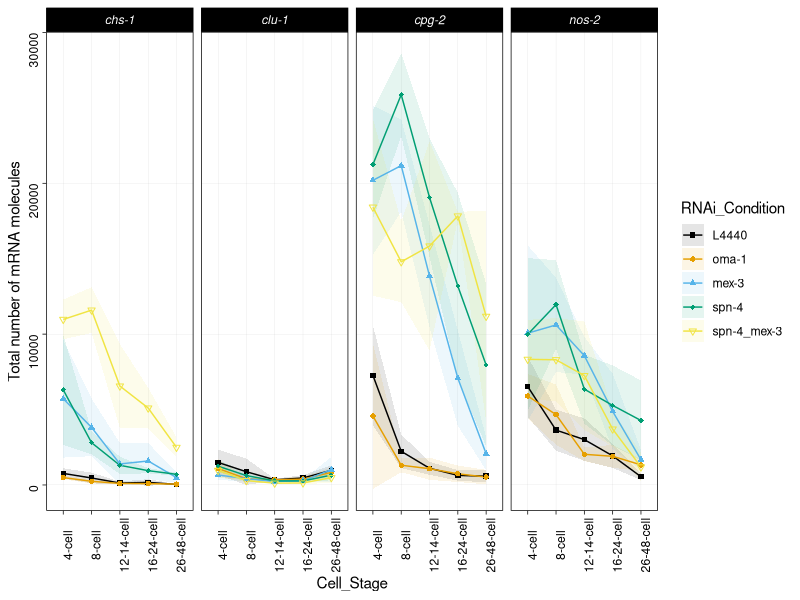
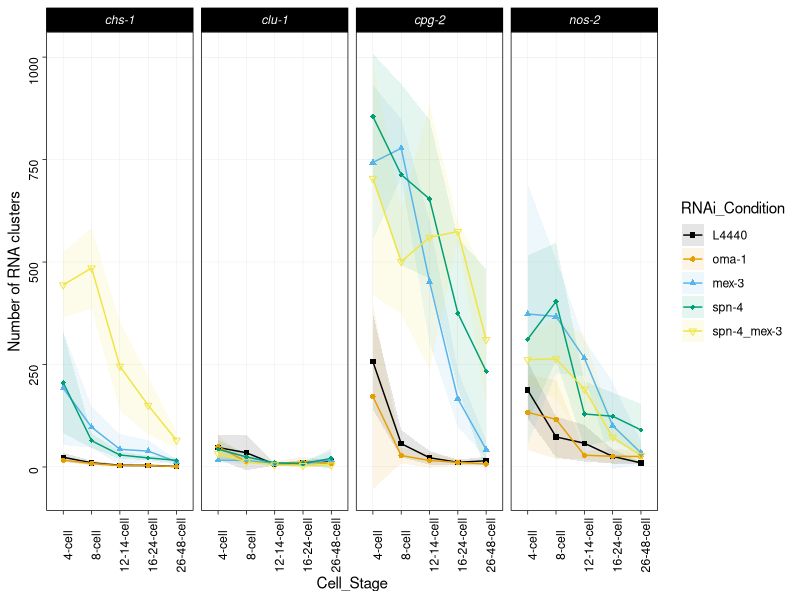
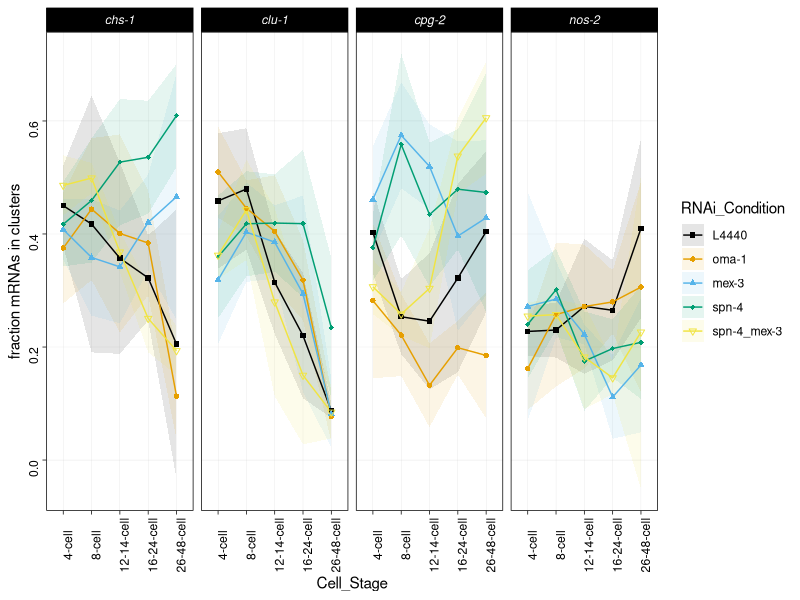
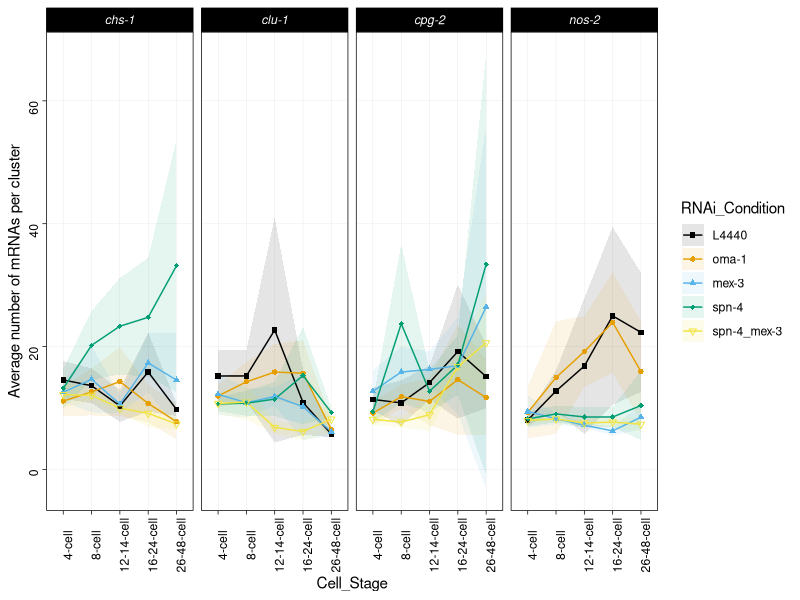
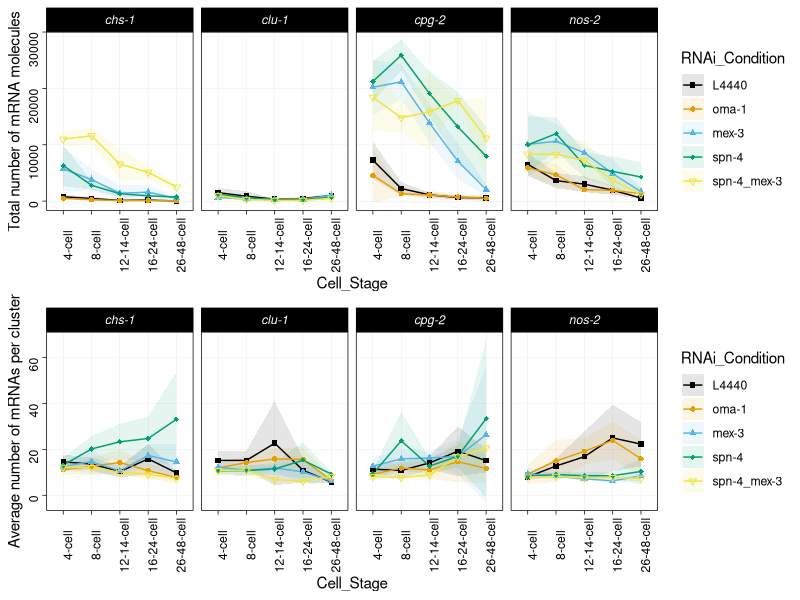
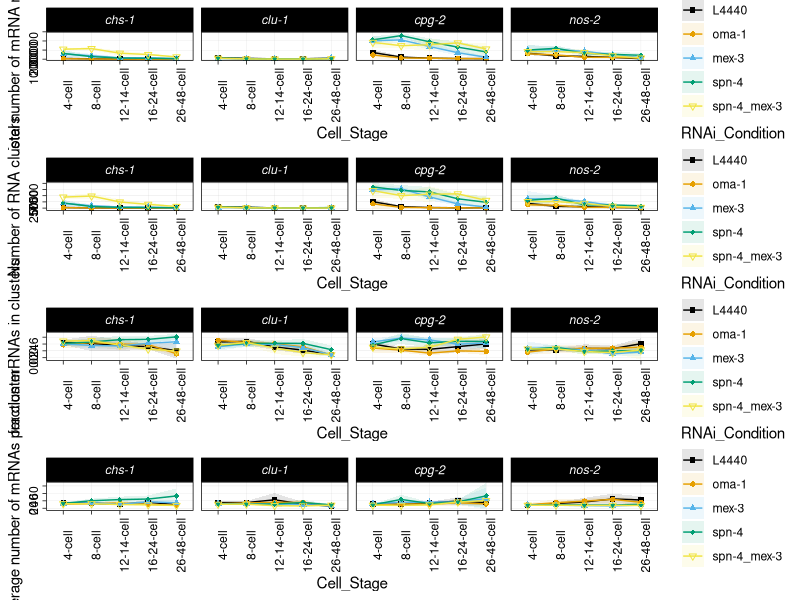

Generate these figures, in order, with R: (Note: this script raises an error after producing the figures.)
## ---- chunk 1

print("script initiated on", quote = FALSE)
Sys.time()

#loading packages
library(dplyr)
library(ggplot2)
library(ggthemes)
library(gridExtra)
library(tidyr)

## ---- chunk 2

# import the data
quantTable <- read.table(file = "../1_input/figure5_sourcedata1_191101.txt", header = TRUE) 

# re-order the factors
quantTable$Cell_Stage <- factor(quantTable$Cell_Stage, levels = c("4-cell", "8-cell", "12-14-cell", "16-24-cell", "26-48-cell"))

## ---- chunk 3
dim(quantTable)
head(quantTable)
str(quantTable)

## ---- chunk 4

#Filter out pie-1 values
noPie <- filter(quantTable, RNAi_Condition != "pie-1")

#Reset the order of factors for RNAi conditions
noPie$RNAi_Condition <- factor(noPie$RNAi_Condition, levels = c("L4440", "oma-1", "mex-3", "spn-4", "spn-4_mex-3"))
## ---- chunk 5
# Make a function to summarize the data
data_summary <- function(data, varname, groupnames){
  require(plyr)
  summary_func <- function(x, col){
    c(mean = mean(x[[col]], na.rm=TRUE),
      sd = sd(x[[col]], na.rm=TRUE))
  }
  data_sum<-ddply(data, groupnames, .fun=summary_func,
                  varname)
  data_sum <- rename(data_sum, c("mean" = varname))
 return(data_sum)
}

# median relative
data_summarylog <- function(data, varname, groupnames){
  require(plyr)
  summary_func <- function(x, col){
    c(median = log(median(x[[col]], na.rm=TRUE),10),
      sd = sd(log(x[[col]],10), na.rm=TRUE))
  }
  data_sum<-ddply(data, groupnames, .fun=summary_func,
                  varname)
  data_sum <- rename(data_sum, c("median" = varname))
  data_sum[is.na(data_sum)] <- 0
 return(data_sum)
}


# Make a plotting function
# Make a function to plot the data
# plotStats(dataset, varname, titleY)
#    dataset <- this is a dataset in the form produced by 'data_summary'
#    varname <- this corresponds to a colname in 'dataset'
#    titleY  <- this is a title for the Y axis of the plot
plotStats <- function(dataset, varname, titleY){
  ggplot(dataset, aes(x=Cell_Stage, y=varname, group=RNAi_Condition, color=RNAi_Condition, shape = RNAi_Condition))+ 
  geom_ribbon(aes(ymin=varname-sd, ymax=varname+sd, fill = RNAi_Condition), alpha=0.1, linetype = 0) +
  facet_grid(. ~ Transcript , scales = "free_y") +
  labs(y = titleY) +
  geom_line() + geom_point() +
  theme_linedraw() +
  scale_colour_colorblind() +
  scale_fill_colorblind() +
  scale_shape_manual(values=c(15, 16, 17, 18, 6)) +
  theme(strip.text = element_text(face = "italic"), 
        panel.grid.minor = element_blank(), 
        panel.grid.major = element_line(colour = "grey"), 
        axis.text.y = element_text(angle=90), 
        axis.text.x = element_text(angle=90))
}


## ---- chunk 6

#Summarize the data for Number of RNAs
noPiel_summ_total_RNA <- data_summary(noPie, varname="Total_No_RNA", 
                    groupnames=c("Transcript", "RNAi_Condition", "Cell_Stage"))

# plot number of RNA molecules by transcript type
p_rnaTot <- plotStats(noPiel_summ_total_RNA, noPiel_summ_total_RNA$Total_No_RNA, "Total number of mRNA molecules")

p_rnaTot

## ---- chunk 7


#Summarize the data for Number of clusters
noPiel_total_clusters <- data_summary(noPie, varname="No_RNA_clusters", 
                    groupnames=c("Transcript", "RNAi_Condition", "Cell_Stage"))

# plot number of clusters by transcript type 

p_clustTot <- plotStats(noPiel_total_clusters, noPiel_total_clusters$No_RNA_clusters, "Number of RNA clusters")

p_clustTot 

## ---- chunk 8

noPie <- noPie %>%
  mutate(fraction2 = No_RNA_in_clusters/Total_No_RNA)

#Summarize the data for Fraction of mRNAs in clusters
noPiel_fraction_inclusters <- data_summary(noPie, varname="fraction2", 
                    groupnames=c("Transcript", "RNAi_Condition", "Cell_Stage"))

# plot number of RNA molecules by transcript type
p_fraction <- plotStats(noPiel_fraction_inclusters, noPiel_fraction_inclusters$fraction2, "fraction mRNAs in clusters")

p_fraction

quantTable <- quantTable %>%
  mutate(fraction2 = No_RNA_in_clusters/Total_No_RNA)


## ---- chunk 9

#Summarize the data for Average mRNA molecules per cluster
noPie_Average_mR_per_C <- data_summary(noPie, varname="Average_No_RNA_per_Cluster", 
                    groupnames=c("Transcript", "RNAi_Condition", "Cell_Stage"))

# plot Average mRNA molecules per cluster by transcript type

p_Average <- plotStats(noPie_Average_mR_per_C, noPie_Average_mR_per_C$Average_No_RNA_per_Cluster, "Average number of mRNAs per cluster")

p_Average 

## ---- chunk 10
#Set date
date <- format(Sys.time(), "%y%m%d")
#set filename
filename <- paste("../3_output/", date, "_output_plots_Fig5c.pdf", sep = "")

#export pdf
pdf(file = filename, width = 8, height = 6)
grid.arrange(p_rnaTot, p_Average, ncol = 1)
dev.off()
dev.off()

#Report
print("The following output plot was saved: ", quote = FALSE)
print(filename, quote = FALSE)

## ---- chunk 11
#Set date
date <- format(Sys.time(), "%y%m%d")
#set filename
filename <- paste("../3_output/", date, "_output_plots_SuppFig5.pdf", sep = "")

#export pdf
pdf(file = filename, width = 8, height = 12)
grid.arrange(p_rnaTot, p_clustTot, p_fraction, p_Average, ncol = 1)
dev.off()
dev.off()

#Report
print("The following output plot was saved: ", quote = FALSE)
print(filename, quote = FALSE)

## ---- chunk 12

t.testdiffs_molecules <- function(data, transcript, RBP){
  # select transcript & RBP
  transcript_quantTable <- data%>%
    filter(Transcript == transcript) %>%
    filter(RNAi_Condition == "L4440" | RNAi_Condition == RBP)
  
  #Adjust factor levels
  transcript_quantTable$RNAi_Condition <- factor(transcript_quantTable$RNAi_Condition, levels = c("L4440", RBP))
  
  # summarize transcript-specific data
  transcript_SummaryTable <- transcript_quantTable%>%
    dplyr::group_by(Cell_Stage, RNAi_Condition) %>%
    dplyr::summarize(value = list(Total_No_RNA)) %>%
    spread(RNAi_Condition, value)
  
  # Perform t-tests
  transcript_pvalues <- data.frame()

  for (i in 1:5){
  transcript_pvalues[i,1] <- t.test(transcript_SummaryTable[[i,2]], transcript_SummaryTable[[i,3]])$p.value
    rownames(transcript_pvalues)[i] <- as.character(transcript_SummaryTable$Cell_Stage[i])
  }
  colnames(transcript_pvalues) <- c("p.value")
  
  # Perform multiple test corrections using the Benjamini Hochberg method
  transcript_pvalues <- cbind(transcript_pvalues, BH_padjust = p.adjust(transcript_pvalues$p.value, method = "BH"))

  # Report p values
  return(transcript_pvalues)
}

t.testdiffs_clusters <- function(data, transcript, RBP){
  # select transcript & RBP
  transcript_quantTable <- data%>%
    filter(Transcript == transcript) %>%
    filter(RNAi_Condition == "L4440" | RNAi_Condition == RBP)
  
  #Adjust factor levels
  transcript_quantTable$RNAi_Condition <- factor(transcript_quantTable$RNAi_Condition, levels = c("L4440", RBP))
  
  # summarize transcript-specific data
  transcript_SummaryTable <- transcript_quantTable%>%
    dplyr::group_by(Cell_Stage, RNAi_Condition) %>%
    dplyr::summarize(value = list(No_RNA_clusters)) %>%
    spread(RNAi_Condition, value)
  
  # Perform t-tests
  transcript_pvalues <- data.frame()

  for (i in 1:5){
  transcript_pvalues[i,1] <- t.test(transcript_SummaryTable[[i,2]], transcript_SummaryTable[[i,3]])$p.value
    rownames(transcript_pvalues)[i] <- as.character(transcript_SummaryTable$Cell_Stage[i])
  }
  colnames(transcript_pvalues) <- c("p.value")
  
  # Perform multiple test corrections using the Benjamini Hochberg method
  transcript_pvalues <- cbind(transcript_pvalues, BH_padjust = p.adjust(transcript_pvalues$p.value, method = "BH"))

  # Report p values
  return(transcript_pvalues)
}


t.testdiffs_fraction <- function(data, transcript, RBP){
  # select transcript & RBP
  transcript_quantTable <- data%>%
    filter(Transcript == transcript) %>%
    filter(RNAi_Condition == "L4440" | RNAi_Condition == RBP)
  
  #Adjust factor levels
  transcript_quantTable$RNAi_Condition <- factor(transcript_quantTable$RNAi_Condition, levels = c("L4440", RBP))
  
  # summarize transcript-specific data
  transcript_SummaryTable <- transcript_quantTable%>%
    dplyr::group_by(Cell_Stage, RNAi_Condition) %>%
    dplyr::summarize(value = list(fraction_RNA_in_clusters)) %>%
    spread(RNAi_Condition, value)
  
  # Perform t-tests
  transcript_pvalues <- data.frame()

  for (i in 1:5){
  transcript_pvalues[i,1] <- t.test(transcript_SummaryTable[[i,2]], transcript_SummaryTable[[i,3]])$p.value
    rownames(transcript_pvalues)[i] <- as.character(transcript_SummaryTable$Cell_Stage[i])
  }
  colnames(transcript_pvalues) <- c("p.value")
  
  # Perform multiple test corrections using the Benjamini Hochberg method
  transcript_pvalues <- cbind(transcript_pvalues, BH_padjust = p.adjust(transcript_pvalues$p.value, method = "BH"))

  # Report p values
  return(transcript_pvalues)
}


t.testdiffs_avg <- function(data, transcript, RBP){
  # select transcript & RBP
  transcript_quantTable <- data%>%
    filter(Transcript == transcript) %>%
    filter(RNAi_Condition == "L4440" | RNAi_Condition == RBP)
  
  #Adjust factor levels
  transcript_quantTable$RNAi_Condition <- factor(transcript_quantTable$RNAi_Condition, levels = c("L4440", RBP))
  
  # summarize transcript-specific data
  transcript_SummaryTable <- transcript_quantTable%>%
    dplyr::group_by(Cell_Stage, RNAi_Condition) %>%
    dplyr::summarize(value = list(Average_No_RNA_per_Cluster)) %>%
    spread(RNAi_Condition, value)
  
  # Perform t-tests
  transcript_pvalues <- data.frame()

  for (i in 1:5){
  transcript_pvalues[i,1] <- t.test(transcript_SummaryTable[[i,2]], transcript_SummaryTable[[i,3]])$p.value
    rownames(transcript_pvalues)[i] <- as.character(transcript_SummaryTable$Cell_Stage[i])
  }
  colnames(transcript_pvalues) <- c("p.value")
  
  # Perform multiple test corrections using the Benjamini Hochberg method
  transcript_pvalues <- cbind(transcript_pvalues, BH_padjust = p.adjust(transcript_pvalues$p.value, method = "BH"))

  # Report p values
  return(transcript_pvalues)
}


## ---- chunk 13
#### MOLECULES #####

## Test molecules p-values for chs-1
chs1_molecules_pvals <- lapply(c("oma-1", "mex-3", "spn-4", "spn-4_mex-3"), 
                               function(x) {t.testdiffs_molecules(quantTable, "chs-1", x)})
names(chs1_molecules_pvals) <- c("oma-1", "mex-3", "spn-4", "spn-4_mex-3")
print("number of molecules = chs-1")
print(chs1_molecules_pvals)

# p <- chs1_molecules_pvals[[4]][[2]]
# (0.05 < p )
# (0.005 < p )
# (0.0005 < p )
# (0.00005 < p )
# (0.000005 < p )

## Test molecules p-values for clu-1
clu_molecules_pvals <- lapply(c("oma-1", "mex-3", "spn-4", "spn-4_mex-3"), 
                               function(x) {t.testdiffs_molecules(quantTable, "clu-1", x)})
names(clu_molecules_pvals) <- c("oma-1", "mex-3", "spn-4", "spn-4_mex-3")
print("number of molecules = clu-1")
print(clu_molecules_pvals)

# p <- clu_molecules_pvals[[4]][[2]]
# (0.05 < p )
# (0.005 < p )
# (0.0005 < p )
# (0.00005 < p )
# (0.000005 < p )

## Test molecules p-values for cpg-2
cpg_molecules_pvals <- lapply(c("oma-1", "mex-3", "spn-4", "spn-4_mex-3"), 
                               function(x) {t.testdiffs_molecules(quantTable, "cpg-2", x)})
names(cpg_molecules_pvals) <- c("oma-1", "mex-3", "spn-4", "spn-4_mex-3")
print("number of molecules = cpg-2")
print(cpg_molecules_pvals)

# p <- cpg_molecules_pvals[[4]][[2]]
# (0.05 < p )
# (0.005 < p )
# (0.0005 < p )
# (0.00005 < p )
# (0.000005 < p )


## Test molecules & nos-2 p-values
nos2_molecules_pvals <- lapply(c("oma-1", "mex-3", "spn-4", "spn-4_mex-3"), 
                               function(x) {t.testdiffs_molecules(quantTable, "nos-2", x)})
names(nos2_molecules_pvals) <- c("oma-1", "mex-3", "spn-4", "spn-4_mex-3")
print("number of molecules = nos-2")
print(nos2_molecules_pvals)

# p <- nos2_molecules_pvals[[4]][[2]]
# (0.05 < p )
# (0.005 < p )
# (0.0005 < p )
# (0.00005 < p )
# (0.000005 < p )


## ---- chunk 14
#### AVERAGES #####

## Test pvalues on averages & chs-1 p-values
chs_averages_pvals <- lapply(c("oma-1", "mex-3", "spn-4", "spn-4_mex-3"), 
                               function(x) {t.testdiffs_avg(quantTable, "chs-1", x)})
names(chs_averages_pvals) <- c("oma-1", "mex-3", "spn-4", "spn-4_mex-3")
print("average molecules per cluster = chs-1")
print(chs_averages_pvals)

p <- chs_averages_pvals[[4]][[2]]

# (0.05 > p )
# (0.005 > p )
# (0.0005 > p )
# (0.00005 > p )
# (0.000005 > p )
# # (0.05 < 2.751155e-02)
# # (0.005 < 2.751155e-02)
# # (0.0005 < 2.751155e-02)
# # (0.00005 < 2.751155e-02)


## Test averages & clu-1 p-values
clu_averages_pvals <- lapply(c("oma-1", "mex-3", "spn-4", "spn-4_mex-3"), 
                               function(x) {t.testdiffs_avg(quantTable, "clu-1", x)})
names(clu_averages_pvals) <- c("oma-1", "mex-3", "spn-4", "spn-4_mex-3")
print("average molecules per cluster = clu-1")
print(clu_averages_pvals)

# p <- clu_averages_pvals[[1]][[2]]
# 
# (0.05 < p )
# (0.005 < p )
# (0.0005 < p )
# (0.00005 < p )
# (0.000005 < p )


## Test averages & clu-1 p-values
cpg_averages_pvals <- lapply(c("oma-1", "mex-3", "spn-4", "spn-4_mex-3"), 
                               function(x) {t.testdiffs_avg(quantTable, "cpg-2", x)})
names(cpg_averages_pvals) <- c("oma-1", "mex-3", "spn-4", "spn-4_mex-3")
print("average molecules per cluster = cpg-2")
print(cpg_averages_pvals)

# p <- cpg_averages_pvals[[4]][[2]]
# 
# (0.05 < p )
# (0.005 < p )
# (0.0005 < p )
# (0.00005 < p )
# (0.000005 < p )

## Test averages & nos-2 p-values
nos2_averages_pvals <- lapply(c("oma-1", "mex-3", "spn-4", "spn-4_mex-3"), 
                               function(x) {t.testdiffs_avg(quantTable, "nos-2", x)})
names(nos2_averages_pvals) <- c("oma-1", "mex-3", "spn-4", "spn-4_mex-3")
print("average molecules per cluster = nos-2")
print(nos2_averages_pvals)

# p <- nos2_averages_pvals[[4]][[2]]
# (0.05 < p )
# (0.005 < p )
# (0.0005 < p )
# (0.00005 < p )
# (0.000005 < p )
## ---- chunk 15
# # select nos-2 data
# nos2QuantTable <- quantTable%>%
#   filter(Transcript == "nos-2") %>%
#   filter(RNAi_Condition == "L4440" | RNAi_Condition == "spn-4_mex-3")
# 
# nos2QuantTable$RNAi_Condition <- factor(nos2QuantTable$RNAi_Condition, levels = c("L4440", "spn-4_mex-3"))
# 
# # summarize chs-1 data
# nos2SummaryTable <- nos2QuantTable%>%
#   dplyr::group_by(Cell_Stage, RNAi_Condition) %>%
#   dplyr::summarize(value = list(Average_No_RNA_per_Cluster)) %>%
#   spread(RNAi_Condition, value)
# 
# nos2SummaryTable
# # Perform t-tests
# nos2_pvalues <- data.frame()
# 
# for (i in 1:5){
#   nos2_pvalues[i,1] <- t.test(nos2SummaryTable[[i,2]], nos2SummaryTable[[i,3]])$p.value
#   rownames(nos2_pvalues)[i] <- as.character(nos2SummaryTable$Cell_Stage[i])
# }
# 
# colnames(nos2_pvalues) <- c("p.value")
# nos2_pvalues
# # Perform multiple test corrections using the Benjamini Hochberg method
# nos2_pvalues <- cbind(nos2_pvalues, BH_padjust = p.adjust(nos2_pvalues$p.value, method = "BH"))
# BH_padjust = p.adjust(nos2_pvalues$p.value, method = "BH")
# 
# # Report p values
# nos2_pvalues

## ---- chunk 16

# quantTable$RNAi_Condition
# nos2QuantTable <- t.testdiffs(quantTable, "chs-1", "spn-4", 10)
# dim(quantTable)
# 
# # select nos-2 data
# nos2QuantTable <- quantTable%>%
#   filter(Transcript == "chs-1") %>%
#   filter(RNAi_Condition == "L4440" | RNAi_Condition == "mex-3" | RNAi_Condition == "spn-4")
# 
# nos2QuantTable$RNAi_Condition <- factor(nos2QuantTable$RNAi_Condition, levels = c("L4440", "mex-3", "spn-4"))
# 
# # summarize chs-1 data
# nos2SummaryTable <- nos2QuantTable%>%
#   dplyr::group_by(Cell_Stage, RNAi_Condition) %>%
#   dplyr::summarize(value = list(Total_No_RNA)) %>%
#   spread(RNAi_Condition, value)
# nos2SummaryTable
# mean(unlist(nos2SummaryTable[1,2]))
# mean(unlist(nos2SummaryTable[1,3]))
# mean(unlist(nos2SummaryTable[1,4]))
# 
# mean(unlist(nos2SummaryTable[3,2]))
# mean(unlist(nos2SummaryTable[3,3]))
# mean(unlist(nos2SummaryTable[3,4]))
# 
# 
# 
# unlist(nos2SummaryTable[2,3])
# unlist(nos2SummaryTable[3,3])
# # Perform t-tests
# nos2_pvalues <- data.frame()
# 
# for (i in 1:5){
#   nos2_pvalues[i,1] <- t.test(nos2SummaryTable[[i,2]], nos2SummaryTable[[i,3]])$p.value
#   rownames(nos2_pvalues)[i] <- as.character(nos2SummaryTable$Cell_Stage[i])
# }
# 
# colnames(nos2_pvalues) <- c("p.value")
# nos2_pvalues 
# # Perform multiple test corrections using the Benjamini Hochberg method
# nos2_pvalues <- cbind(nos2_pvalues, BH_padjust = p.adjust(nos2_pvalues$p.value, method = "BH"))
# BH_padjust = p.adjust(nos2_pvalues$p.value, method = "BH")
# 
# # Report p values
# nos2_pvalues


## ---- chunk 17
sessionInfo()
